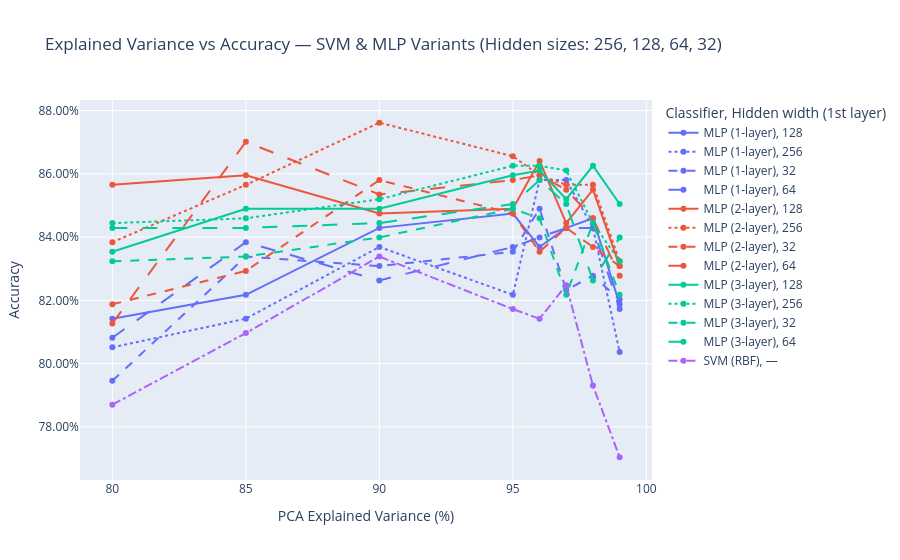

The code cell stored with this chart in its notebook:
### Markdown cell above
**However to compare performance on different combinations of extracted features and type of classification model used we need to create more pca objects**

### Code cell
# === PCA EV sweep with fixed nb_hidden {256,128,64,32} + loops.train/test + Plotly ===
torch.manual_seed(42)
np.random.seed(42)
import numpy as np
import pandas as pd
from sklearn.model_selection import train_test_split
from sklearn.preprocessing import StandardScaler
from sklearn.metrics import accuracy_score
from sklearn.svm import SVC
import torch
from torch.utils.data import DataLoader, Subset
import plotly.express as px
from IPython.display import display
import os


explained_variances = [0.80, 0.85, 0.90, 0.95, 0.96, 0.97, 0.98, 0.99]
hidden_grid = [256, 128, 64, 32]        #fixed hidden sizes
batch_size = 32
epochs = 20
model_dir = "./final_model_paths"
os.makedirs(model_dir, exist_ok=True)

y_all = P1_df_Y.squeeze().astype(int).values
idx_all = np.arange(len(y_all))
train_idx, test_idx = train_test_split(idx_all, test_size=0.2, random_state=42, stratify=y_all)

results = []

device_str = "cuda" if torch.cuda.is_available() else ("mps" if torch.backends.mps.is_available() else "cpu")

def get_input_dim(X: np.ndarray) -> int:
    # Scalar feature count even if features are not strictly 2D
    return int(np.prod(X.shape[1:]))

for ev in explained_variances:
    #PCA features via Extract_Features
    P1_PCA = Extract_Features(P1_df_X, P1_df_Y, feature="pca", explained_variance=ev)

    # Torch datasets for loops
    full_ds = P1_PCA
    train_ds = Subset(full_ds, train_idx.tolist())
    test_ds  = Subset(full_ds,  test_idx.tolist())

    train_loader = DataLoader(train_ds, batch_size=batch_size, shuffle=True,  drop_last=False)
    test_loader  = DataLoader(test_ds,  batch_size=batch_size, shuffle=False, drop_last=False)

    # Numpy arrays for SVM + meta
    X = P1_PCA.get_samples()
    y = P1_PCA.get_labels().squeeze().astype(int)
    X_train, X_test = X[train_idx], X[test_idx]
    y_train, y_test = y[train_idx], y[test_idx]

    input_dim = get_input_dim(X_train)
    num_classes = int(np.unique(y_all).size)

    #SVM baseline (no hidden layers)
    scaler = StandardScaler()
    X_train_s = scaler.fit_transform(X_train)
    X_test_s  = scaler.transform(X_test)

    svm = SVC(kernel="rbf", C=100, gamma="scale", random_state=42)
    svm.fit(X_train_s, y_train)
    svm_acc = accuracy_score(y_test, svm.predict(X_test_s))
    results.append({
        "explained_variance": int(ev * 100),
        "model": "SVM (RBF)",
        "nb_hidden": "—",
        "accuracy": svm_acc,
        "input_dim": input_dim,
        "hidden_layers": "—"
    })

    #MLP variants over fixed hidden sizes
    for h in hidden_grid:
        common_kwargs = {
            "nb_hidden": int(h),
            "input_dim": int(input_dim),
            "output_dim": int(num_classes),
            "dropout_rate": 0.2
        }

        mlp_runs = [
            ("MLP",         "MLP (1-layer)", "mlp1", [h]),
            ("MLP_2_layer", "MLP (2-layer)", "mlp2", [h, h // 2]),
            ("MLP_3_layer", "MLP (3-layer)", "mlp3", [h, h // 2, h // 4]),
        ]

        for ctor_name, pretty, tag, hidden_list in mlp_runs:
            model_ctor = globals().get(ctor_name, getattr(classify, ctor_name))
            model = model_ctor(**common_kwargs)

            model_path = os.path.join(model_dir, f"{tag}_ev{int(ev*100)}_h{h}_P1.pth")

            # Train
            loops.train(
                model=model,
                model_path=model_path,
                train_loader=train_loader,
                val=False,
                val_loader=None,
                batch_size=batch_size,
                lr=1e-3,
                weight_decay=0,
                optim="adam",
                epochs=epochs,
            )

            # Test and get accuracy directly
            acc = loops.test(
                model=model,
                model_path=model_path,
                test_loader=test_loader,
                report=False,   # set True to see confusion matrix / report
                score=True,
                device=device_str
            )

            results.append({
                "explained_variance": int(ev * 100),
                "model": pretty,
                "nb_hidden": str(h),
                "accuracy": acc,
                "input_dim": input_dim,
                "hidden_layers": f"H={hidden_list}"
            })

# ---- Results & Plot ----
df_res = pd.DataFrame(results).sort_values(["explained_variance", "model", "nb_hidden"]).reset_index(drop=True)

# Plot: color = model, line-dash = nb_hidden (so you can see how hidden width impacts each model)
fig = px.line(
    df_res,
    x="explained_variance",
    y="accuracy",
    color="model",
    line_dash="nb_hidden",
    markers=True,
    title="Explained Variance vs Accuracy — SVM & MLP Variants (Hidden sizes: 256, 128, 64, 32)",
    labels={
        "explained_variance": "PCA Explained Variance (%)",
        "accuracy": "Accuracy",
        "model": "Classifier",
        "nb_hidden": "Hidden width (1st layer)",
    },
    hover_data={"input_dim": True, "hidden_layers": True, "accuracy": ":.4f"}
)
fig.update_layout(hovermode="x unified", yaxis_tickformat=".2%", xaxis=dict(dtick=5))
fig.show()

display(df_res)

### Figure 1 — Plotly figure (JSON) as saved in the notebook; plotly's stock layout.template omitted (floating-point values rounded to 4 significant figures)
{"data": [{"customdata": [[87, "H=[128]"], [125, "H=[128]"], [198, "H=[128]"], [396, "H=[128]"], [480, "H=[128]"], [604, "H=[128]"], [802, "H=[128]"], [1186, "H=[128]"]], "hovertemplate": "Classifier=MLP (1-layer)<br>Hidden width (1st layer)=128<br>PCA Explained Variance (%)=%{x}<br>Accuracy=%{y:.4f}<br>input_dim=%{customdata[0]}<br>hidden_layers=%{customdata[1]}<extra></extra>", "legendgroup": "MLP (1-layer), 128", "line": {"color": "#636efa", "dash": "solid"}, "marker": {"symbol": "circle"}, "mode": "lines+markers", "name": "MLP (1-layer), 128", "orientation": "v", "showlegend": true, "type": "scatter", "x": [80, 85, 90, 95, 96, 97, 98, 99], "xaxis": "x", "y": [0.8142, 0.8218, 0.8429, 0.8474, 0.8369, 0.8429, 0.8459, 0.8187], "yaxis": "y"}, {"customdata": [[87, "H=[256]"], [125, "H=[256]"], [198, "H=[256]"], [396, "H=[256]"], [480, "H=[256]"], [604, "H=[256]"], [802, "H=[256]"], [1186, "H=[256]"]], "hovertemplate": "Classifier=MLP (1-layer)<br>Hidden width (1st layer)=256<br>PCA Explained Variance (%)=%{x}<br>Accuracy=%{y:.4f}<br>input_dim=%{customdata[0]}<br>hidden_layers=%{customdata[1]}<extra></extra>", "legendgroup": "MLP (1-layer), 256", "line": {"color": "#636efa", "dash": "dot"}, "marker": {"symbol": "circle"}, "mode": "lines+markers", "name": "MLP (1-layer), 256", "orientation": "v", "showlegend": true, "type": "scatter", "x": [80, 85, 90, 95, 96, 97, 98, 99], "xaxis": "x", "y": [0.8051, 0.8142, 0.8369, 0.8218, 0.858, 0.858, 0.8429, 0.8036], "yaxis": "y"}, {"customdata": [[87, "H=[32]"], [125, "H=[32]"], [198, "H=[32]"], [396, "H=[32]"], [480, "H=[32]"], [604, "H=[32]"], [802, "H=[32]"], [1186, "H=[32]"]], "hovertemplate": "Classifier=MLP (1-layer)<br>Hidden width (1st layer)=32<br>PCA Explained Variance (%)=%{x}<br>Accuracy=%{y:.4f}<br>input_dim=%{customdata[0]}<br>hidden_layers=%{customdata[1]}<extra></extra>", "legendgroup": "MLP (1-layer), 32", "line": {"color": "#636efa", "dash": "dash"}, "marker": {"symbol": "circle"}, "mode": "lines+markers", "name": "MLP (1-layer), 32", "orientation": "v", "showlegend": true, "type": "scatter", "x": [80, 85, 90, 95, 96, 97, 98, 99], "xaxis": "x", "y": [0.7946, 0.8338, 0.8308, 0.8353, 0.8489, 0.8233, 0.8278, 0.8202], "yaxis": "y"}, {"customdata": [[87, "H=[64]"], [125, "H=[64]"], [198, "H=[64]"], [396, "H=[64]"], [480, "H=[64]"], [604, "H=[64]"], [802, "H=[64]"], [1186, "H=[64]"]], "hovertemplate": "Classifier=MLP (1-layer)<br>Hidden width (1st layer)=64<br>PCA Explained Variance (%)=%{x}<br>Accuracy=%{y:.4f}<br>input_dim=%{customdata[0]}<br>hidden_layers=%{customdata[1]}<extra></extra>", "legendgroup": "MLP (1-layer), 64", "line": {"color": "#636efa", "dash": "longdash"}, "marker": {"symbol": "circle"}, "mode": "lines+markers", "name": "MLP (1-layer), 64", "orientation": "v", "showlegend": true, "type": "scatter", "x": [80, 85, 90, 95, 96, 97, 98, 99], "xaxis": "x", "y": [0.8082, 0.8384, 0.8263, 0.8369, 0.8399, 0.8429, 0.8429, 0.8172], "yaxis": "y"}, {"customdata": [[87, "H=[128, 64]"], [125, "H=[128, 64]"], [198, "H=[128, 64]"], [396, "H=[128, 64]"], [480, "H=[128, 64]"], [604, "H=[128, 64]"], [802, "H=[128, 64]"], [1186, "H=[128, 64]"]], "hovertemplate": "Classifier=MLP (2-layer)<br>Hidden width (1st layer)=128<br>PCA Explained Variance (%)=%{x}<br>Accuracy=%{y:.4f}<br>input_dim=%{customdata[0]}<br>hidden_layers=%{customdata[1]}<extra></extra>", "legendgroup": "MLP (2-layer), 128", "line": {"color": "#EF553B", "dash": "solid"}, "marker": {"symbol": "circle"}, "mode": "lines+markers", "name": "MLP (2-layer), 128", "orientation": "v", "showlegend": true, "type": "scatter", "x": [80, 85, 90, 95, 96, 97, 98, 99], "xaxis": "x", "y": [0.8565, 0.8595, 0.8474, 0.8489, 0.864, 0.8444, 0.855, 0.8308], "yaxis": "y"}, {"customdata": [[87, "H=[256, 128]"], [125, "H=[256, 128]"], [198, "H=[256, 128]"], [396, "H=[256, 128]"], [480, "H=[256, 128]"], [604, "H=[256, 128]"], [802, "H=[256, 128]"], [1186, "H=[256, 128]"]], "hovertemplate": "Classifier=MLP (2-layer)<br>Hidden width (1st layer)=256<br>PCA Explained Variance (%)=%{x}<br>Accuracy=%{y:.4f}<br>input_dim=%{customdata[0]}<br>hidden_layers=%{customdata[1]}<extra></extra>", "legendgroup": "MLP (2-layer), 256", "line": {"color": "#EF553B", "dash": "dot"}, "marker": {"symbol": "circle"}, "mode": "lines+markers", "name": "MLP (2-layer), 256", "orientation": "v", "showlegend": true, "type": "scatter", "x": [80, 85, 90, 95, 96, 97, 98, 99], "xaxis": "x", "y": [0.8384, 0.8565, 0.8761, 0.8656, 0.8595, 0.8565, 0.8565, 0.8323], "yaxis": "y"}, {"customdata": [[87, "H=[32, 16]"], [125, "H=[32, 16]"], [198, "H=[32, 16]"], [396, "H=[32, 16]"], [480, "H=[32, 16]"], [604, "H=[32, 16]"], [802, "H=[32, 16]"], [1186, "H=[32, 16]"]], "hovertemplate": "Classifier=MLP (2-layer)<br>Hidden width (1st layer)=32<br>PCA Explained Variance (%)=%{x}<br>Accuracy=%{y:.4f}<br>input_dim=%{customdata[0]}<br>hidden_layers=%{customdata[1]}<extra></extra>", "legendgroup": "MLP (2-layer), 32", "line": {"color": "#EF553B", "dash": "dash"}, "marker": {"symbol": "circle"}, "mode": "lines+markers", "name": "MLP (2-layer), 32", "orientation": "v", "showlegend": true, "type": "scatter", "x": [80, 85, 90, 95, 96, 97, 98, 99], "xaxis": "x", "y": [0.8187, 0.8293, 0.858, 0.8474, 0.8353, 0.8429, 0.8369, 0.8308], "yaxis": "y"}, {"customdata": [[87, "H=[64, 32]"], [125, "H=[64, 32]"], [198, "H=[64, 32]"], [396, "H=[64, 32]"], [480, "H=[64, 32]"], [604, "H=[64, 32]"], [802, "H=[64, 32]"], [1186, "H=[64, 32]"]], "hovertemplate": "Classifier=MLP (2-layer)<br>Hidden width (1st layer)=64<br>PCA Explained Variance (%)=%{x}<br>Accuracy=%{y:.4f}<br>input_dim=%{customdata[0]}<br>hidden_layers=%{customdata[1]}<extra></extra>", "legendgroup": "MLP (2-layer), 64", "line": {"color": "#EF553B", "dash": "longdash"}, "marker": {"symbol": "circle"}, "mode": "lines+markers", "name": "MLP (2-layer), 64", "orientation": "v", "showlegend": true, "type": "scatter", "x": [80, 85, 90, 95, 96, 97, 98, 99], "xaxis": "x", "y": [0.8127, 0.8701, 0.8535, 0.858, 0.8595, 0.855, 0.8459, 0.8278], "yaxis": "y"}, {"customdata": [[87, "H=[128, 64, 32]"], [125, "H=[128, 64, 32]"], [198, "H=[128, 64, 32]"], [396, "H=[128, 64, 32]"], [480, "H=[128, 64, 32]"], [604, "H=[128, 64, 32]"], [802, "H=[128, 64, 32]"], [1186, "H=[128, 64, 32]"]], "hovertemplate": "Classifier=MLP (3-layer)<br>Hidden width (1st layer)=128<br>PCA Explained Variance (%)=%{x}<br>Accuracy=%{y:.4f}<br>input_dim=%{customdata[0]}<br>hidden_layers=%{customdata[1]}<extra></extra>", "legendgroup": "MLP (3-layer), 128", "line": {"color": "#00cc96", "dash": "solid"}, "marker": {"symbol": "circle"}, "mode": "lines+markers", "name": "MLP (3-layer), 128", "orientation": "v", "showlegend": true, "type": "scatter", "x": [80, 85, 90, 95, 96, 97, 98, 99], "xaxis": "x", "y": [0.8353, 0.8489, 0.8489, 0.8595, 0.861, 0.852, 0.8625, 0.8505], "yaxis": "y"}, {"customdata": [[87, "H=[256, 128, 64]"], [125, "H=[256, 128, 64]"], [198, "H=[256, 128, 64]"], [396, "H=[256, 128, 64]"], [480, "H=[256, 128, 64]"], [604, "H=[256, 128, 64]"], [802, "H=[256, 128, 64]"], [1186, "H=[256, 128, 64]"]], "hovertemplate": "Classifier=MLP (3-layer)<br>Hidden width (1st layer)=256<br>PCA Explained Variance (%)=%{x}<br>Accuracy=%{y:.4f}<br>input_dim=%{customdata[0]}<br>hidden_layers=%{customdata[1]}<extra></extra>", "legendgroup": "MLP (3-layer), 256", "line": {"color": "#00cc96", "dash": "dot"}, "marker": {"symbol": "circle"}, "mode": "lines+markers", "name": "MLP (3-layer), 256", "orientation": "v", "showlegend": true, "type": "scatter", "x": [80, 85, 90, 95, 96, 97, 98, 99], "xaxis": "x", "y": [0.8444, 0.8459, 0.852, 0.8625, 0.8625, 0.861, 0.8444, 0.8323], "yaxis": "y"}, {"customdata": [[87, "H=[32, 16, 8]"], [125, "H=[32, 16, 8]"], [198, "H=[32, 16, 8]"], [396, "H=[32, 16, 8]"], [480, "H=[32, 16, 8]"], [604, "H=[32, 16, 8]"], [802, "H=[32, 16, 8]"], [1186, "H=[32, 16, 8]"]], "hovertemplate": "Classifier=MLP (3-layer)<br>Hidden width (1st layer)=32<br>PCA Explained Variance (%)=%{x}<br>Accuracy=%{y:.4f}<br>input_dim=%{customdata[0]}<br>hidden_layers=%{customdata[1]}<extra></extra>", "legendgroup": "MLP (3-layer), 32", "line": {"color": "#00cc96", "dash": "dash"}, "marker": {"symbol": "circle"}, "mode": "lines+markers", "name": "MLP (3-layer), 32", "orientation": "v", "showlegend": true, "type": "scatter", "x": [80, 85, 90, 95, 96, 97, 98, 99], "xaxis": "x", "y": [0.8323, 0.8338, 0.8399, 0.8489, 0.8459, 0.8218, 0.8444, 0.8218], "yaxis": "y"}, {"customdata": [[87, "H=[64, 32, 16]"], [125, "H=[64, 32, 16]"], [198, "H=[64, 32, 16]"], [396, "H=[64, 32, 16]"], [480, "H=[64, 32, 16]"], [604, "H=[64, 32, 16]"], [802, "H=[64, 32, 16]"], [1186, "H=[64, 32, 16]"]], "hovertemplate": "Classifier=MLP (3-layer)<br>Hidden width (1st layer)=64<br>PCA Explained Variance (%)=%{x}<br>Accuracy=%{y:.4f}<br>input_dim=%{customdata[0]}<br>hidden_layers=%{customdata[1]}<extra></extra>", "legendgroup": "MLP (3-layer), 64", "line": {"color": "#00cc96", "dash": "longdash"}, "marker": {"symbol": "circle"}, "mode": "lines+markers", "name": "MLP (3-layer), 64", "orientation": "v", "showlegend": true, "type": "scatter", "x": [80, 85, 90, 95, 96, 97, 98, 99], "xaxis": "x", "y": [0.8429, 0.8429, 0.8444, 0.8505, 0.858, 0.8505, 0.8263, 0.8399], "yaxis": "y"}, {"customdata": [[87, "—"], [125, "—"], [198, "—"], [396, "—"], [480, "—"], [604, "—"], [802, "—"], [1186, "—"]], "hovertemplate": "Classifier=SVM (RBF)<br>Hidden width (1st layer)=—<br>PCA Explained Variance (%)=%{x}<br>Accuracy=%{y:.4f}<br>input_dim=%{customdata[0]}<br>hidden_layers=%{customdata[1]}<extra></extra>", "legendgroup": "SVM (RBF), —", "line": {"color": "#ab63fa", "dash": "dashdot"}, "marker": {"symbol": "circle"}, "mode": "lines+markers", "name": "SVM (RBF), —", "orientation": "v", "showlegend": true, "type": "scatter", "x": [80, 85, 90, 95, 96, 97, 98, 99], "xaxis": "x", "y": [0.787, 0.8097, 0.8338, 0.8172, 0.8142, 0.8248, 0.7931, 0.7704], "yaxis": "y"}], "layout": {"hovermode": "x unified", "legend": {"title": {"text": "Classifier, Hidden width (1st layer)"}, "tracegroupgap": 0}, "title": {"text": "Explained Variance vs Accuracy — SVM & MLP Variants (Hidden sizes: 256, 128, 64, 32)"}, "xaxis": {"anchor": "y", "domain": [0, 1], "dtick": 5, "title": {"text": "PCA Explained Variance (%)"}}, "yaxis": {"anchor": "x", "domain": [0, 1], "tickformat": ".2%", "title": {"text": "Accuracy"}}}}
